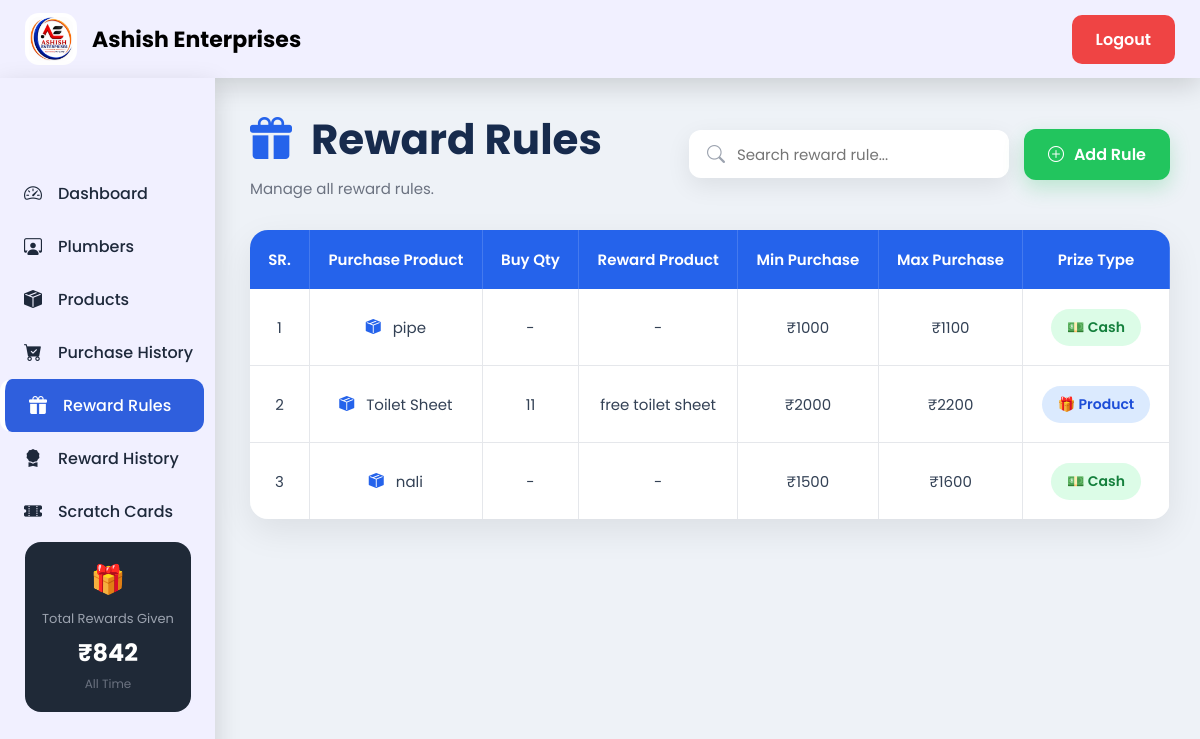
The page /reward-rules/ (signed in) on the database its author committed.
### myapp/models.py (models this page shows, shortened)
class RewardRule(models.Model):
    CASH = "Cash"
    PRODUCT = "Product"
    PRIZE_CHOICES = [
        (CASH, "Cash"),
        (PRODUCT, "Product"),
    ]
    min_purchase = models.PositiveIntegerField()
    max_purchase = models.PositiveIntegerField()
    prize_type = models.CharField(
        max_length=10,
        choices=PRIZE_CHOICES,
        default=CASH
    )
    min_reward = models.PositiveIntegerField(null=True, blank=True)
    max_reward = models.PositiveIntegerField(null=True, blank=True)
    purchase_product = models.CharField(
        max_length=100
    )
    buy_quantity = models.PositiveIntegerField(default=11)
    reward_product = models.CharField(
        max_length=100,
        blank=True
    )

### myapp/views.py (the view, shortened to what this page needs)
# urls.py: path("reward-rules/",views.reward_rules,name="reward_rules",),
@login_required(login_url="/")
def reward_rules(request):
    search = request.GET.get("search", "")
    rules = RewardRule.objects.all()
    if search:
        rules = rules.filter(
            purchase_product__name__icontains=search
        )
    return render(
        request,
        "reward_rules.html",
        {
            "rules": rules,
            "search": search,
            "current": "reward_rules",
        }
    )

### myapp/context_processors.py (called while the page is built)
def sidebar_data(request):
    product_total = (
        FreeRewardHistory.objects
        .annotate(
            amount=F("quantity") * F("unit_price")
        )
        .aggregate(
            total=Sum("amount")
        )["total"] or 0
    )
    cash_total = 0
    cards = ScratchCard.objects.filter(
        reward_rule__prize_type="Cash",
        is_scratched=True
    )
    for card in cards:
        try:
            cash_total += int(
                card.reward_text.replace("₹", "").strip()
            )
        except:
            pass
    total_rewards_given = product_total + cash_total
    return {
        "total_rewards_given": total_rewards_given,
    }

### templates/reward_rules.html (shortened to what this page needs)
{% extends "base.html" %}
{% load static %}
{% block content %}
<link rel="stylesheet" href="{% static 'css/reward_rules.css' %}">
<div class="page-header">
    <div>
        <h1>
            <i class="bi bi-gift-fill"></i>
            Reward Rules
        </h1>
        <p>Manage all reward rules.</p>
    </div>
    <div class="header-actions">
        <div class="search-box">
            <i class="bi bi-search"></i>
            <input
                type="text"
                id="search"
                placeholder="Search reward rule..."
                autocomplete="off"
            >
        </div>
        <a href="{% url 'add_reward_rule' %}" class="add-btn">
            <i class="bi bi-plus-circle"></i>
            Add Rule
        </a>
    </div>
</div>
<div class="table-card">
    <table>
        <thead>
            <tr>
                <th>SR.</th>
                <th>Purchase Product</th>
                <th>Buy Qty</th>
                <th>Reward Product</th>
                <th>Min Purchase</th>
                <th>Max Purchase</th>
                <th>Prize Type</th>
            </tr>
        </thead>
        <tbody id="table-body">
            {% include "partials/reward_rule_table.html" %}
        </tbody>
    </table>
</div>
{% endblock %}

### templates/partials/reward_rule_table.html (shortened to what this page needs)
{% for rule in rules %}
<tr>
    <td>{{ forloop.counter }}</td>
    <td>
        <i class="bi bi-box-seam-fill product-icon"></i>
        {{ rule.purchase_product }}
    </td>
    <td>
        {% if rule.prize_type == "Cash" %}
            -
        {% else %}
            {{ rule.buy_quantity }}
        {% endif %}
    </td>
    <td>
        {% if rule.prize_type == "Cash" %}
            -
        {% else %}
            {{ rule.reward_product }}
        {% endif %}
    </td>
    <td>₹{{ rule.min_purchase }}</td>
    <td>₹{{ rule.max_purchase }}</td>
    <td>
        {% if rule.prize_type == "Cash" %}
            <span class="cash-badge">
                💵 Cash
            </span>
        {% else %}
            <span class="product-badge">
                🎁 Product
            </span>
        {% endif %}
    </td>
</tr>
{% empty %}
<tr>
    <td colspan="9" class="empty">
        No reward rules found.
    </td>
</tr>
{% endfor %}

### static/css/dashboard.css (style rules this page uses)
* { margin: 0; padding: 0; box-sizing: border-box; font-family: "Poppins", sans-serif; }
body { background: #eef2f7; }

### static/css/reward_rules.css (style rules this page uses)
* { margin:0; padding:0; box-sizing:border-box; font-family:'Poppins',sans-serif; }
.page-header { display:flex; justify-content:space-between; align-items:center; gap:20px; margin-bottom:30px; flex-wrap:wrap; }
.page-header h1 { font-size:42px; font-weight:700; color:#172b4d; }
.page-header h1 i { color:#2563eb; margin-right:10px; }
.page-header p { margin-top:6px; color:#6b7280; font-size:15px; }
.header-actions { display:flex; align-items:center; gap:15px; flex-wrap:wrap; }
.search-box { width:320px; height:48px; background:#fff; border-radius:12px; display:flex; align-items:center; padding:0 18px; box-shadow:0 8px 25px rgba(0,0,0,.08); }
.search-box i { color:#9ca3af; font-size:18px; }
.search-box input { width:100%; border:none; outline:none; margin-left:12px; font-size:15px; background:transparent; }
.add-btn { background:#22c55e; color:#fff; text-decoration:none; padding:13px 24px; border-radius:12px; font-weight:600; display:flex; align-items:center; gap:10px; transition:.3s; box-shadow:0 8px 20px rgba(34,197,94,.25); }
.table-card { background:#fff; border-radius:18px; overflow:hidden; box-shadow:0 12px 35px rgba(0,0,0,.08); }
table { width:100%; border-collapse:collapse; }
thead { background:#2563eb; }
thead th { color:#fff; padding:18px; text-align:center; font-size:15px; font-weight:600; border-right:1px solid rgba(255,255,255,.15); }
tbody td { padding:18px; text-align:center; border-right:1px solid #e5e7eb; border-bottom:1px solid #e5e7eb; color:#334155; font-size:15px; vertical-align:middle; }
tbody tr:last-child td { border-bottom:none; }
.product-icon { color:#2563eb; margin-right:8px; }
.cash-badge { display:inline-block; padding:8px 16px; border-radius:30px; background:#dcfce7; color:#15803d; font-weight:600; font-size:14px; }
.product-badge { display:inline-block; padding:8px 16px; border-radius:30px; background:#dbeafe; color:#1d4ed8; font-weight:600; font-size:14px; }
@media (max-width:1200px) { .table-card { overflow-x:auto; } }
@media (max-width:1200px) { table { min-width:1200px; } }

### rows shown on the page
RewardRule: purchase_product "pipe", min_purchase "1000", max_purchase "1100", prize_type "💵 Cash"
RewardRule: purchase_product "Toilet Sheet", buy_quantity "11", reward_product "free toilet sheet", min_purchase "2000", max_purchase "2200", prize_type "🎁 Product"
RewardRule: purchase_product "nali", min_purchase "1500", max_purchase "1600", prize_type "💵 Cash"

### other values the page prints
{{ total_rewards_given }} "842"
